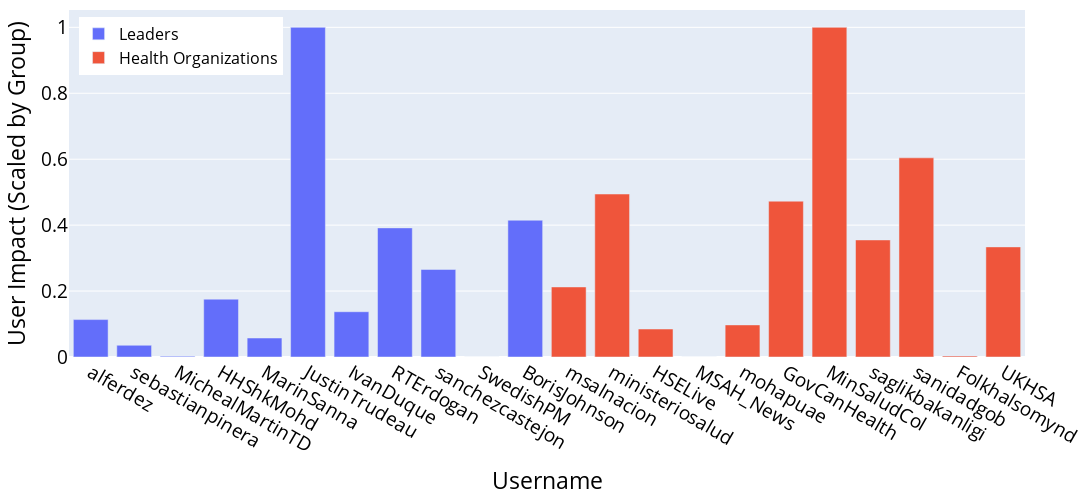

Notebook code cell kept with this figure:
### Code cell
fig = px.bar(user_info_df, x='username', y='user_impact_scaled_by_group', color='group', width=1250, height=500)
fig.update_layout(yaxis_title = 'User Impact (Scaled by Group)', xaxis_title = 'Username',
    font = dict(
        size = 19,
        color = '#000000'
    ),
    # autosize = True,
    legend=dict(
        x=0.01,
        y=0.98,
        title_text='',
        traceorder='normal',
        font=dict(
            size=16,),
    ),
    margin = dict(
        l = 10,
        b = 10,
        r = 10,
        t = 10
    ), 
    # legend_title_text = 'Type of Organization'
)
fig.show()
#fig.write_image('user-impact-scaled-by-group.pdf', engine='kaleido')
#fig.write_image('user-impact-scaled-by-group.png', engine='kaleido')

### Figure 1 — Plotly figure (JSON) as saved in the notebook; plotly's stock layout.template omitted (floating-point values rounded to 4 significant figures)
{"data": [{"alignmentgroup": "True", "hovertemplate": "group=Leaders<br>username=%{x}<br>user_impact_scaled_by_group=%{y}<extra></extra>", "legendgroup": "Leaders", "marker": {"color": "#636efa", "pattern": {"shape": ""}}, "name": "Leaders", "offsetgroup": "Leaders", "orientation": "v", "showlegend": true, "textposition": "auto", "type": "bar", "x": ["alferdez", "sebastianpinera", "MichealMartinTD", "HHShkMohd", "MarinSanna", "JustinTrudeau", "IvanDuque", "RTErdogan", "sanchezcastejon", "SwedishPM", "BorisJohnson"], "xaxis": "x", "y": [0.1135, 0.03558, 0.002436, 0.1754, 0.05763, 1, 0.1373, 0.3916, 0.2656, 0, 0.4149], "yaxis": "y"}, {"alignmentgroup": "True", "hovertemplate": "group=Health Organizations<br>username=%{x}<br>user_impact_scaled_by_group=%{y}<extra></extra>", "legendgroup": "Health Organizations", "marker": {"color": "#EF553B", "pattern": {"shape": ""}}, "name": "Health Organizations", "offsetgroup": "Health Organizations", "orientation": "v", "showlegend": true, "textposition": "auto", "type": "bar", "x": ["msalnacion", "ministeriosalud", "HSELive", "MSAH_News", "mohapuae", "GovCanHealth", "MinSaludCol", "saglikbakanligi", "sanidadgob", "Folkhalsomynd", "UKHSA"], "xaxis": "x", "y": [0.2125, 0.4944, 0.08485, 0, 0.09733, 0.4727, 1.0, 0.3551, 0.6042, 0.003129, 0.334], "yaxis": "y"}], "layout": {"barmode": "relative", "font": {"color": "#000000", "size": 19}, "height": 500, "legend": {"font": {"size": 16}, "title": {"text": ""}, "tracegroupgap": 0, "traceorder": "normal", "x": 0.01, "y": 0.98}, "margin": {"b": 10, "l": 10, "r": 10, "t": 10}, "width": 1250, "xaxis": {"anchor": "y", "domain": [0, 1], "title": {"text": "Username"}}, "yaxis": {"anchor": "x", "domain": [0, 1], "title": {"text": "User Impact (Scaled by Group)"}}}}
